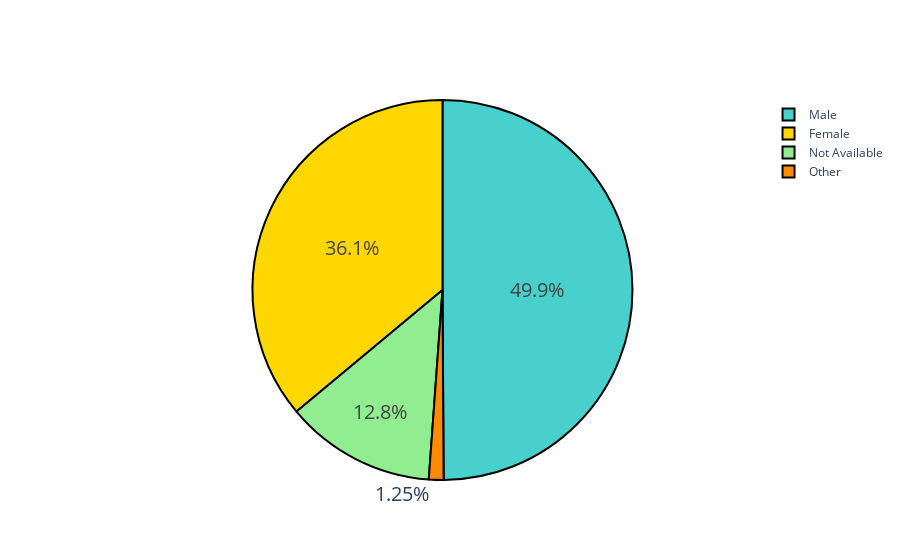

The code cell stored with this chart in its notebook:
### Markdown cell above
#### How many profiles per gender are depicted?

### Code cell
# number of profiles per gender
gender_stats = profile.groupby(['gender'], dropna=False).size()
# map gender values to more informative labels
gender_stats_labels = gender_stats.index.map({'F':'Female',
                                              'M':'Male',
                                              'O':'Other',
                                              np.nan:'Not Available'})

# plot profiles per gender
fig = go.Figure(data=[go.Pie(labels=gender_stats_labels, values=gender_stats.values)])
fig.update_traces(hoverinfo='label+value', 
                  textinfo='percent',
                  textfont_size=20,
                  marker=dict(colors=colors, line=dict(color='#000000', width=2)))
fig.show()

### Figure 1 — Plotly figure (JSON) as saved in the notebook; plotly's stock layout.template omitted (floating-point values rounded to 4 significant figures)
{"data": [{"hoverinfo": "label+value", "labels": ["Female", "Male", "Other", "Not Available"], "marker": {"colors": ["gold", "mediumturquoise", "darkorange", "lightgreen"], "line": {"color": "#000000", "width": 2}}, "textfont": {"size": 20}, "textinfo": "percent", "type": "pie", "values": [6129, 8484, 212, 2175]}], "layout": {"autosize": true}}
